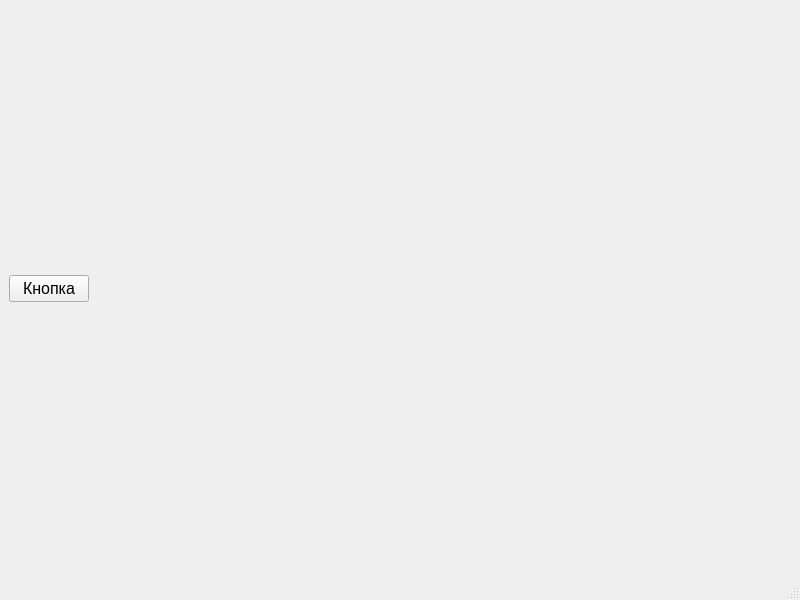
<?xml version="1.0" encoding="UTF-8"?>
<ui version="4.0">
 <class>MainWindow</class>
 <widget class="QMainWindow" name="MainWindow">
  <property name="geometry">
   <rect>
    <x>0</x>
    <y>0</y>
    <width>800</width>
    <height>600</height>
   </rect>
  </property>
  <property name="windowTitle">
   <string>MainWindow</string>
  </property>
  <widget class="QWidget" name="centralwidget">
   <property name="layoutDirection">
    <enum>Qt::LeftToRight</enum>
   </property>
   <layout class="QVBoxLayout" name="verticalLayout">
    <item>
     <widget class="QPushButton" name="pushButton">
      <property name="sizePolicy">
       <sizepolicy hsizetype="Maximum" vsizetype="Fixed">
        <horstretch>0</horstretch>
        <verstretch>0</verstretch>
       </sizepolicy>
      </property>
      <property name="minimumSize">
       <size>
        <width>60</width>
        <height>0</height>
       </size>
      </property>
      <property name="font">
       <font>
        <pointsize>12</pointsize>
       </font>
      </property>
      <property name="text">
       <string>Кнопка</string>
      </property>
     </widget>
    </item>
   </layout>
  </widget>
  <widget class="QMenuBar" name="menubar">
   <property name="geometry">
    <rect>
     <x>0</x>
     <y>0</y>
     <width>800</width>
     <height>20</height>
    </rect>
   </property>
  </widget>
  <widget class="QStatusBar" name="statusbar"/>
 </widget>
 <resources/>
 <connections/>
</ui>
